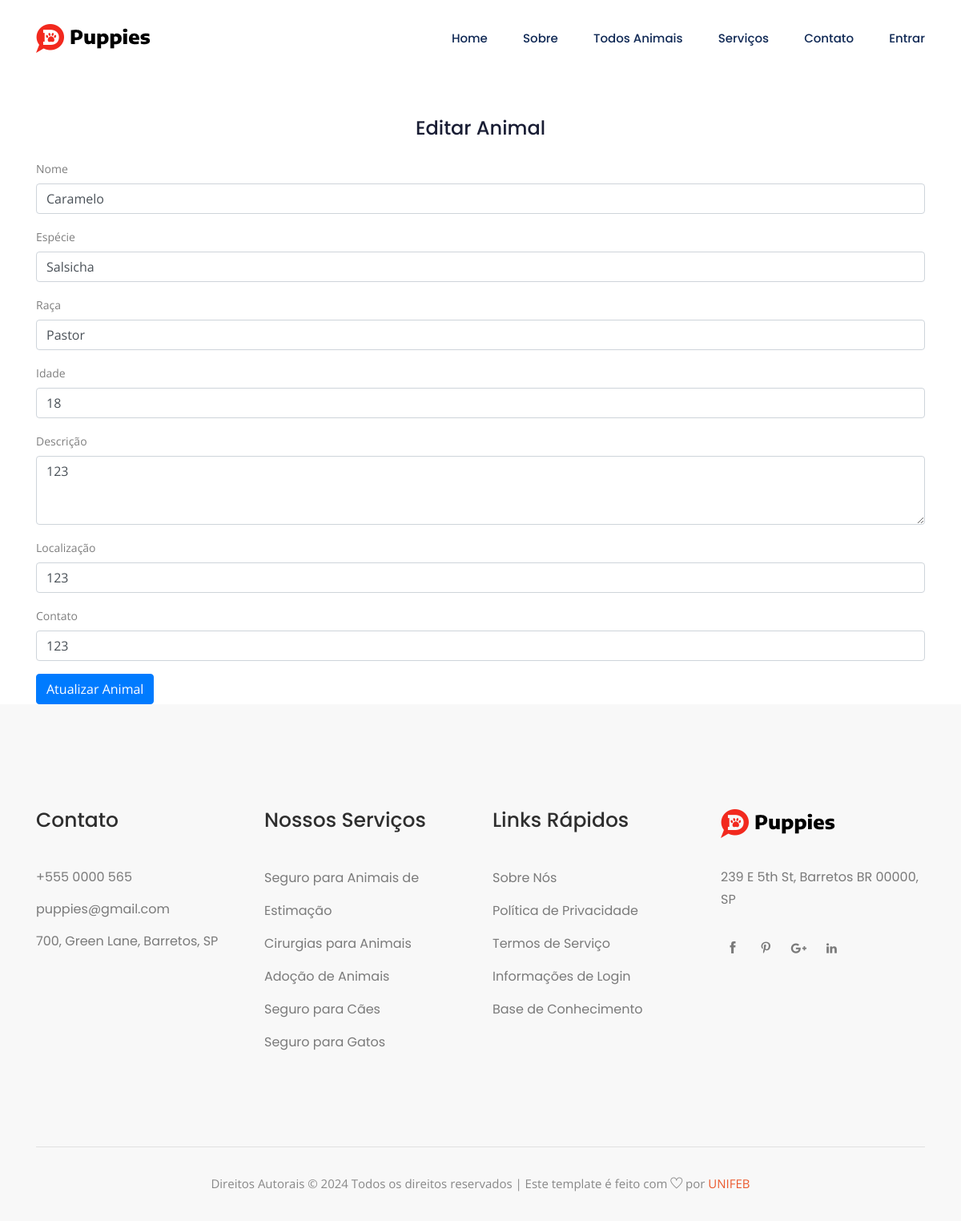
Before: /edit_animal.php?id=24 with the older database file.
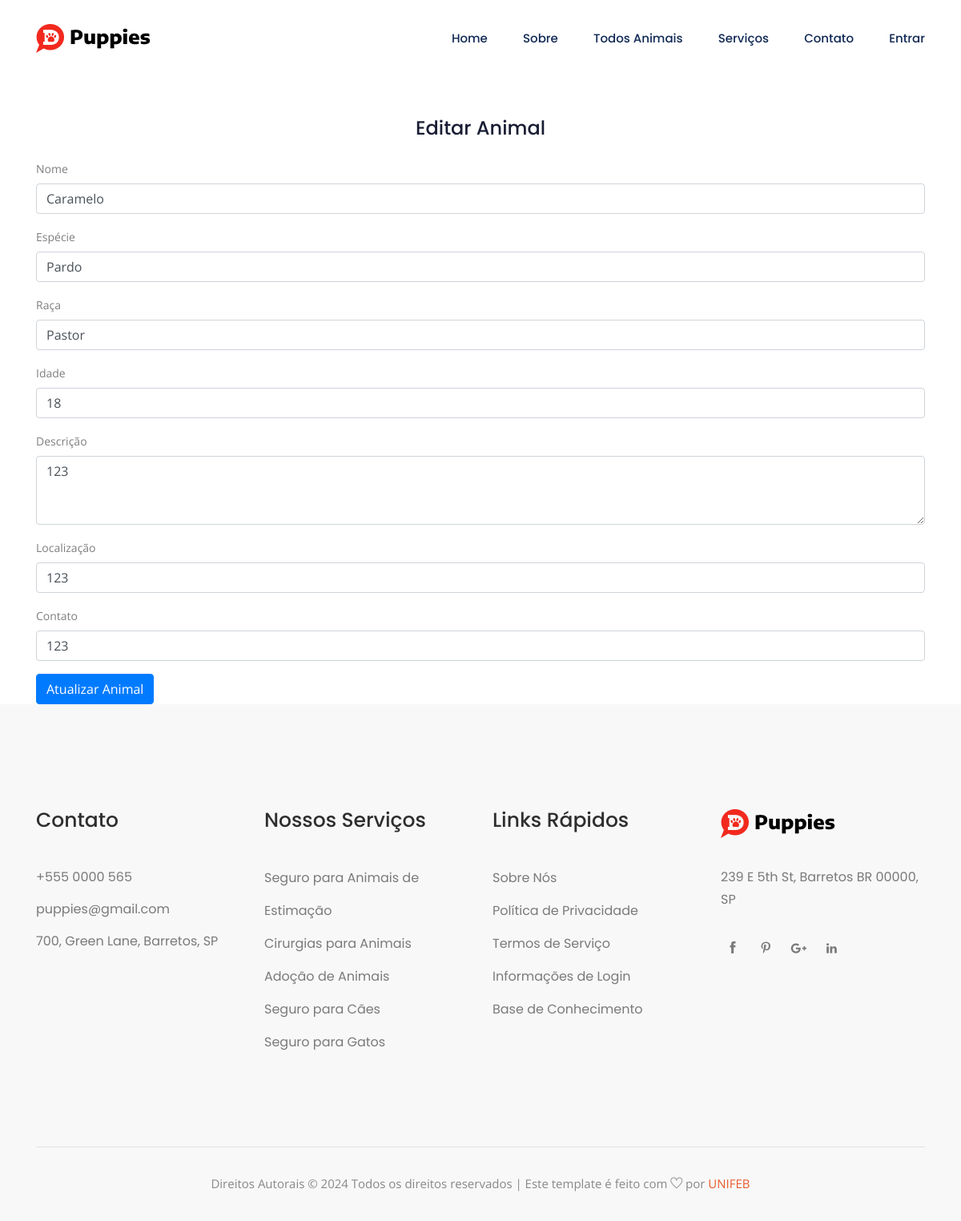
After: the same page with the newer database file.
### tables this page shows
CREATE TABLE IF NOT EXISTS `animals` (
  `id` int NOT NULL AUTO_INCREMENT,
  `name` varchar(50) NOT NULL,
  `species` varchar(50) NOT NULL,
  `breed` varchar(50) NOT NULL,
  `age` int NOT NULL,
  `sex` varchar(10) NOT NULL,
  `description` text NOT NULL,
  `image` varchar(255) NOT NULL,
  `location` varchar(100) NOT NULL,
  `contact_info` varchar(100) NOT NULL,
  `user_id` int NOT NULL,
  PRIMARY KEY (`id`)
);

### edit_animal.php (the view, shortened to what the changed rows need)
<?php
$servername = "localhost";
$username = "root";
$password = "";
$dbname = "pets_adocao";
$conn = new mysqli($servername, $username, $password, $dbname);
if ($_SERVER["REQUEST_METHOD"] != "POST") {
    $id = $_GET['id'];
    $sql = "SELECT * FROM animals WHERE id=?";
    $stmt = $conn->prepare($sql);
    $stmt->bind_param("i", $id);
    $stmt->execute();
    $result = $stmt->get_result();
    $animal = $result->fetch_assoc();
}
?>
<!doctype html>
<html class="no-js" lang="zxx">
<head>
    <link rel="stylesheet" href="css/bootstrap.min.css">
    <link rel="stylesheet" href="css/font-awesome.min.css">
    <link rel="stylesheet" href="css/themify-icons.css">
    <link rel="stylesheet" href="css/style.css">
</head>
<body>
    <div class="container mt-5">
        <form method="post" action="edit_animal.php">
            <div class="form-group">
                <label for="name">Nome</label>
                <input type="text" class="form-control" id="name" name="name" value="<?php echo htmlspecialchars($animal['name']); ?>">
            </div>
            <div class="form-group">
                <label for="species">Espécie</label>
                <input type="text" class="form-control" id="species" name="species" value="<?php echo htmlspecialchars($animal['species']); ?>">
            </div>
            <div class="form-group">
                <label for="breed">Raça</label>
                <input type="text" class="form-control" id="breed" name="breed" value="<?php echo htmlspecialchars($animal['breed']); ?>">
            </div>
            <div class="form-group">
                <label for="age">Idade</label>
                <input type="number" class="form-control" id="age" name="age" value="<?php echo htmlspecialchars($animal['age']); ?>">
            </div>
            <div class="form-group">
                <label for="description">Descrição</label>
                <textarea class="form-control" id="description" name="description" rows="3"><?php echo htmlspecialchars($animal['description']); ?></textarea>
            </div>
            <div class="form-group">
                <label for="location">Localização</label>
                <input type="text" class="form-control" id="location" name="location" value="<?php echo htmlspecialchars($animal['location']); ?>">
            </div>
            <div class="form-group">
                <label for="contact_info">Contato</label>
                <input type="text" class="form-control" id="contact_info" name="contact_info" value="<?php echo htmlspecialchars($animal['contact_info']); ?>">
            </div>
        </form>
    </div>
</body>
</html>

Changed rows visible on the page:
changed animals "Caramelo": species "Salsicha" → "Pardo"
